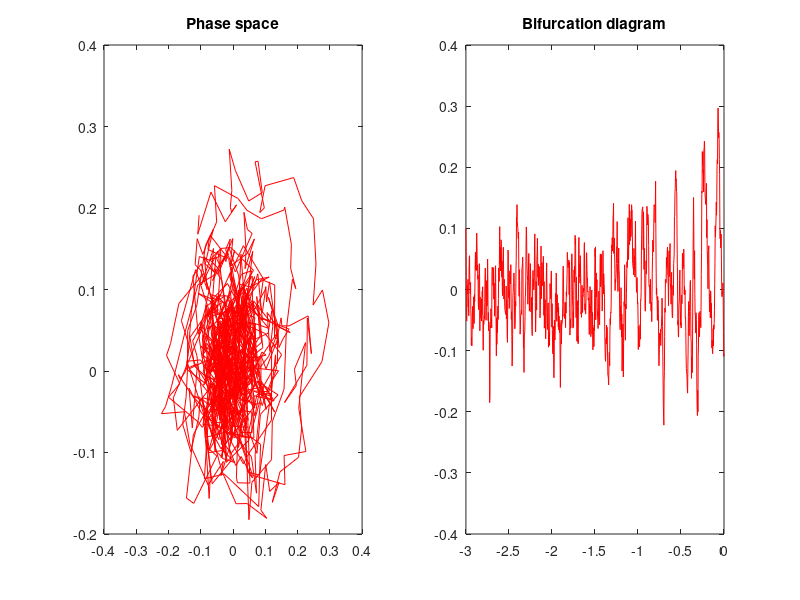

Recreate this plot in MATLAB.
% mu1,mu2 = the initial and final parameters values to be explored
% x0,y0 = the initial conditions
% sigma = the intensity of the noise
% M. Gidea 2011 
t0 = 0;
tfinal = 100;
stepsize=0.1;
steps=floor((tfinal-t0)/stepsize);
x0 = 0.1; 
y0 = 0.1;
sigma=0.1;
mu1 = -3;
mu2 = 0;
%mu0 = 0;
% Euler method for stochastic ODE 
x=zeros(steps,1);
y=zeros(steps,1);
t=zeros(steps,1);
mu=zeros(steps,1);
x(1) = x0; 
y(1) = y0;
t(1) = t0; 
mu(1)=mu1;
for k = 1:1:steps,
x(k+1)=x(k)+stepsize*(mu(k)*x(k)-y(k)-x(k)*y(k)*y(k))+sigma*randn*sqrt(stepsize);  
y(k+1)=y(k)+stepsize*(x(k)+mu(k)*y(k)-y(k)*y(k)*y(k))+sigma*randn*sqrt(stepsize);
t(k+1)=t(k)+stepsize;
mu(k+1)=((t(k+1)-t0)/(tfinal-t0))*(mu2-mu1)+mu1;   
end
subplot(1,2,1)
% The plot coordinates are x and y
plot (x(:),y(:),'r')
title ('Phase space')
subplot(1,2,2)
% The plot coordinates are mu (the parameter) and x (the x-variable) 
plot(mu(:),x(:),'r')
title('Bifurcation diagram')
z=[mu(:), x(:)];
% Write data in the file hopf.txt 
dlmwrite('hopf.txt',z)